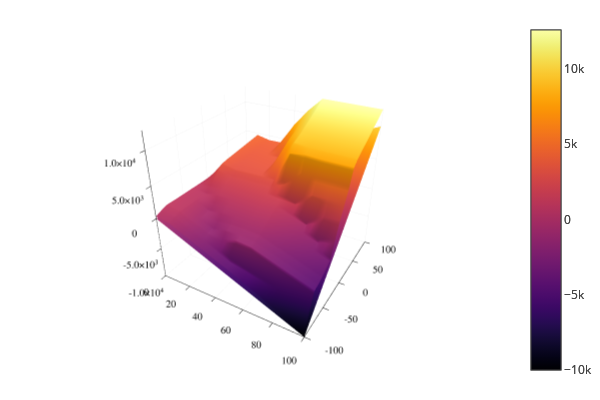

Notebook source saved alongside this figure:
### Code cell
i=4
#rAccpost=-80
approx(x,rAccpost) = simplify(substitute(a[i][2].constraints[1],Dict(SNNT.AST.Variable("x1")=>x,SNNT.AST.Variable("x3")=>rAccpost),fold=false)).value
exact(x,rAccpost) = simplify(substitute(a[i][1].term,Dict(SNNT.AST.Variable("rPos")=>x,SNNT.AST.Variable("rAccpost")=>rAccpost),fold=false)).value
#Plots.plot(xpts,exact.(xpts),label="exact")
#Plots.plot!(xpts,approx.(xpts),label="approx")
surface(0:10:100,-100:10:100,approx)
surface!(0:10:100,-100:10:100,exact)

### Figure 1 — Plotly figure (JSON) as saved in the notebook; plotly's stock layout.template omitted (floating-point values rounded to 4 significant figures; data arrays with more than 128 entries replaced by an {"elided": "..."} marker saying what was removed)
{"data": [{"colorbar": {"title": ""}, "colorscale": {"elided": "256x2 mixed values"}, "hoverinfo": "none", "name": "y1", "opacity": null, "scene": "scene", "showlegend": false, "showscale": true, "type": "surface", "x": [0, 10, 20, 30, 40, 50, 60, 70, 80, 90, 100], "xaxis": "x", "y": [-100, -90, -80, -70, -60, -50, -40, -30, -20, -10, 0, 10, 20, 30, 40, 50, 60, 70, 80, 90, 100], "yaxis": "y", "z": {"elided": "21x11 float values"}, "zaxis": "z", "zmax": 12590.0, "zmin": -10000}, {"colorbar": {"title": ""}, "colorscale": {"elided": "256x2 mixed values"}, "hoverinfo": "none", "name": "y2", "opacity": null, "scene": "scene", "showlegend": false, "showscale": true, "type": "surface", "x": [0, 10, 20, 30, 40, 50, 60, 70, 80, 90, 100], "xaxis": "x", "y": [-100, -90, -80, -70, -60, -50, -40, -30, -20, -10, 0, 10, 20, 30, 40, 50, 60, 70, 80, 90, 100], "yaxis": "y", "z": {"elided": "21x11 int values"}, "zaxis": "z", "zmax": 12590.0, "zmin": -10000}], "layout": {"annotations": [], "height": 400, "legend_position": {"bgcolor": "rgba(255, 255, 255, 1.000)", "bordercolor": "rgba(0, 0, 0, 1.000)", "borderwidth": 1, "font": {"color": "rgba(0, 0, 0, 1.000)", "family": "sans-serif", "size": 11}, "title": {"font": {"color": "rgba(0, 0, 0, 1.000)", "family": "sans-serif", "size": 15}, "text": ""}, "tracegroupgap": 0, "traceorder": "normal", "x": 1, "xanchor": "auto", "y": 1, "yanchor": "auto"}, "margin": {"b": 20, "l": 0, "r": 0, "t": 20}, "paper_bgcolor": "rgba(255, 255, 255, 1.000)", "plot_bgcolor": "rgba(255, 255, 255, 1.000)", "scene": {"camera": {"eye": {"x": 1.126, "y": -1.95, "z": 1.3}}, "domain": {"x": [0.06582, 0.9934], "y": [0.03762, 0.9902]}, "xaxis": {"gridcolor": "rgba(0, 0, 0, 0.100)", "gridwidth": 0.5, "linecolor": "rgba(0, 0, 0, 1.000)", "mirror": false, "range": [0, 100], "showgrid": true, "showline": true, "showticklabels": true, "tickangle": 0, "tickcolor": "rgb(0, 0, 0)", "tickfont": {"color": "rgba(0, 0, 0, 1.000)", "family": "sans-serif", "size": 11}, "tickmode": "array", "ticks": "inside", "ticktext": ["0", "20", "40", "60", "80", "100"], "tickvals": [0, 20, 40, 60, 80, 100], "title": "", "titlefont": {"color": "rgba(0, 0, 0, 1.000)", "family": "sans-serif", "size": 15}, "type": "-", "visible": true, "zeroline": false, "zerolinecolor": "rgba(0, 0, 0, 1.000)"}, "yaxis": {"gridcolor": "rgba(0, 0, 0, 0.100)", "gridwidth": 0.5, "linecolor": "rgba(0, 0, 0, 1.000)", "mirror": false, "range": [-100, 100], "showgrid": true, "showline": true, "showticklabels": true, "tickangle": 0, "tickcolor": "rgb(0, 0, 0)", "tickfont": {"color": "rgba(0, 0, 0, 1.000)", "family": "sans-serif", "size": 11}, "tickmode": "array", "ticks": "inside", "ticktext": ["-100", "-50", "0", "50", "100"], "tickvals": [-100, -50, 0, 50, 100], "title": "", "titlefont": {"color": "rgba(0, 0, 0, 1.000)", "family": "sans-serif", "size": 15}, "type": "-", "visible": true, "zeroline": false, "zerolinecolor": "rgba(0, 0, 0, 1.000)"}, "zaxis": {"gridcolor": "rgba(0, 0, 0, 0.100)", "gridwidth": 0.5, "linecolor": "rgba(0, 0, 0, 1.000)", "mirror": false, "range": [-10000, 12590.0], "showgrid": true, "showline": true, "showticklabels": true, "tickangle": 0, "tickcolor": "rgb(0, 0, 0)", "tickfont": {"color": "rgba(0, 0, 0, 1.000)", "family": "sans-serif", "size": 11}, "tickmode": "array", "ticks": "inside", "ticktext": ["-1.0×10⁴", "-5.0×10³", "0", "5.0×10³", "1.0×10⁴"], "tickvals": [-10000, -5000, 0, 5000, 10000], "title": "", "titlefont": {"color": "rgba(0, 0, 0, 1.000)", "family": "sans-serif", "size": 15}, "type": "-", "visible": true, "zeroline": false, "zerolinecolor": "rgba(0, 0, 0, 1.000)"}}, "showlegend": true, "width": 600}}
